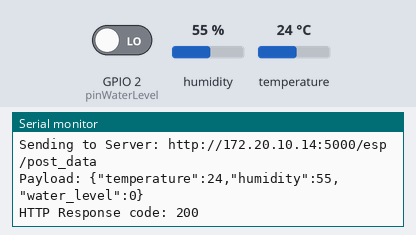
This sketch was run on a simulated ESP32. On the bench: the last lines printed to the serial monitor. The test bench sets the inputs (shaded band); at power-on: humidity 55 %, GPIO 2 (pinWaterLevel) LOW, temperature 24 °C. WiFi joins after 1.5 s; servers stay silent unless stated; uploads are accepted with an empty reply.

Above: at 2.7 s.
2.8 s: humidity set to 22 %
At 6.93 s:
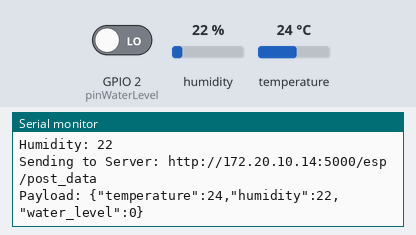
8.6 s: GPIO 2 (pinWaterLevel) driven HIGH
At 12.16 s:
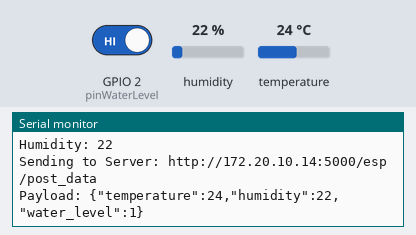
14.4 s: temperature set to 12 °C
At 18.7 s:
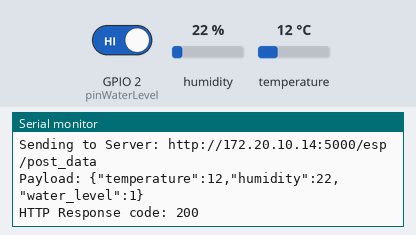
20.2 s: GPIO 2 (pinWaterLevel) driven LOW
At 22.63 s:
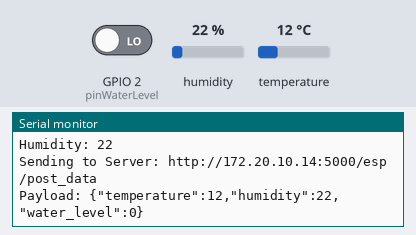
26.0 s: humidity set to 40 %
At 29.0 s:
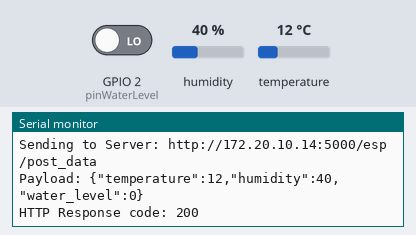
Timing chart, 0 to 30.5 s (numbered marks = the images above; inputs shaded):
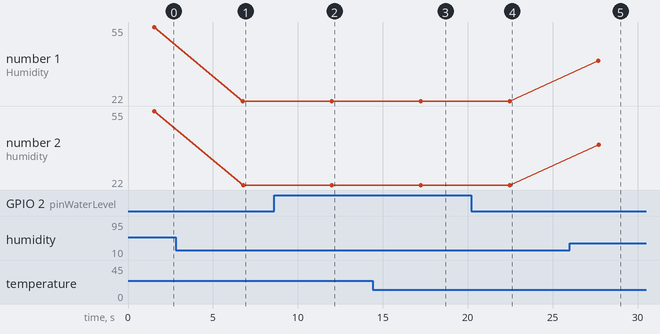

Measured:
- after the input at 2.8 s, the serial monitor: prints a new line after 4.0 s (image 1)
- after the input at 8.6 s, the serial monitor: prints a new line after 3.4 s (image 2)
- after the input at 14.4 s, the serial monitor: prints a new line after 2.8 s (image 3)
- after the input at 20.2 s, the serial monitor: prints a new line after 2.3 s (image 4)
- after the input at 26.0 s, the serial monitor: prints a new line after 1.7 s (image 5)
- plotted number 1: 55 → 22 after the input at 2.8 s, 22 → 40 after the input at 26.0 s
- plotted number 2: 55 → 22 after the input at 2.8 s, 22 → 40 after the input at 26.0 s

The sketch:

DHT11_Wifi_SQLite.ino
```cpp
#include <SimpleDHT.h>
#include <WiFi.h>
#include <HTTPClient.h>
#include <ArduinoJson.h>

// ====== 感測器設定 ======
int pinDHT11 = 4;                  // DHT11 溫濕度感測器接腳 (GPIO15)
SimpleDHT11 dht11;

int pinWaterLevel = 2;            // 數位水位感測器 S 腳接 GPIO4

// ====== WiFi 與伺服器設定 ======
const char ssid[] = "JohnnyDo_iPhone";           // WiFi 名稱
const char password[] = "07300519";              // WiFi 密碼
const char* serverUrl = "http://172.20.10.14:5000/esp/post_data"; // Flask API 位址

void setup() {
  Serial.begin(115200);
  delay(10);

  // 設定腳位
  pinMode(pinWaterLevel, INPUT_PULLDOWN);  // 數位水位感測器腳位
  pinMode(pinDHT11, INPUT_PULLUP);

  // 連線 WiFi
  Serial.print("\nConnecting to ");
  Serial.println(ssid);
  WiFi.begin(ssid, password);

  while (WiFi.status() != WL_CONNECTED) {
    delay(500);
    Serial.print(".");
  }

  Serial.println("\nWiFi connected!");
  Serial.print("ESP32 IP address: ");
  Serial.println(WiFi.localIP());
}

void loop() {

  byte temperature = 0;
  byte humidity = 0;
  int err = SimpleDHTErrSuccess;

  Serial.println("=================================");


  // 讀取 DHT11 資料
  if ((err = dht11.read(pinDHT11, &temperature, &humidity, NULL)) != SimpleDHTErrSuccess) {
    Serial.print("Read DHT11 failed, err=");
    Serial.println(err);

  }

  // 讀取水位感測器狀態（0=乾燥/無水，1=有水）
  int waterState = digitalRead(pinWaterLevel);
  Serial.print("WaterState: ");
  Serial.print(waterState);
  Serial.println();


  Serial.print("Temperature: ");
  Serial.print(temperature);
  Serial.print("°C");
  Serial.println();
  Serial.print("Humidity: ");
  Serial.print(humidity);
  Serial.println();

  /*
  // 顯示感測資料
  Serial.print("Temperature: ");
  Serial.print(temperature);
  Serial.print("°C, Humidity: ");
  Serial.print(humidity);
  Serial.print("%, Water Level: ");
  Serial.print(waterState == LOW ? "WET (有水)" : "DRY (無水)");
  Serial.println();
  */
  // 傳送資料
  sendData(temperature, humidity, waterState);

  delay(5000);  // 每 2 秒傳送一次
}


void sendData(float temperature, float humidity, int waterLevel) {
  DynamicJsonDocument jsonDoc(256);
  jsonDoc["temperature"] = temperature;
  jsonDoc["humidity"] = humidity;
  jsonDoc["water_level"] = waterLevel; // 1 = 有水, 0 = 無水

  String payload;
  serializeJson(jsonDoc, payload);

  HTTPClient http;
  Serial.println("Sending to Server: " + String(serverUrl));
  Serial.println("Payload: " + payload);

  http.begin(serverUrl);
  http.addHeader("Content-Type", "application/json");

  int httpResponseCode = http.POST(payload);
  if (httpResponseCode > 0) {
    Serial.printf("HTTP Response code: %d\n", httpResponseCode);
    String response = http.getString();
    Serial.println(response);
  } else {
    Serial.printf("HTTP Request failed: %s\n",
                  http.errorToString(httpResponseCode).c_str());
  }
  http.end();
  Serial.println();
}
```
